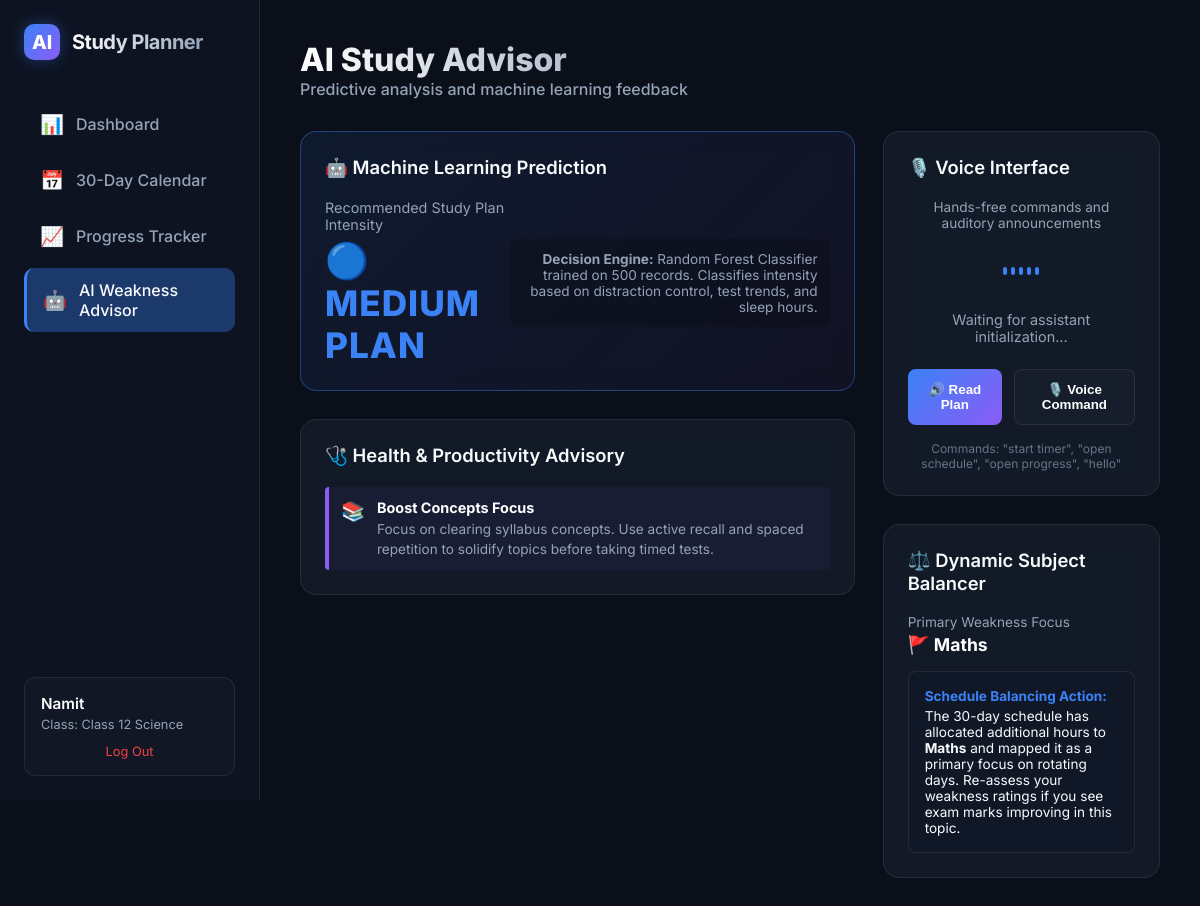
Screenshot of /ai-advisor (signed in) with the database file from the repository.
### tables this page shows
CREATE TABLE users (
            id INTEGER PRIMARY KEY AUTOINCREMENT,
            username TEXT UNIQUE NOT NULL,
            password_hash TEXT NOT NULL,
            name TEXT NOT NULL,
            student_class TEXT NOT NULL,
            mode TEXT DEFAULT 'Boards', -- Boards, ISC, JEE
            days_left_exam INTEGER DEFAULT 30,
            weak_subject TEXT DEFAULT 'Maths',
            study_hours FLOAT DEFAULT 4.0,
            sleep_hours FLOAT DEFAULT 8.0,
            attendance FLOAT DEFAULT 80.0,
            test_score FLOAT DEFAULT 75.0,
            distraction_level INTEGER DEFAULT 5,
            physical_activity FLOAT DEFAULT 1.0,
            maths_difficulty INTEGER DEFAULT 5,
            physics_difficulty INTEGER DEFAULT 5,
            chemistry_difficulty INTEGER DEFAULT 5,
            ai_robotics_difficulty INTEGER DEFAULT 5,
            english_difficulty INTEGER DEFAULT 5,
            physical_education_difficulty INTEGER DEFAULT 5,
            streak INTEGER DEFAULT 0,
            last_activity_date TEXT
        );

### app.py (the view)
@app.route('/ai-advisor')
def ai_advisor():
    if 'user_id' not in session:
        return redirect(url_for('login'))
    user_id = session['user_id']
    user = db.get_user_by_id(user_id)
    plan = predict_study_plan(user)
    today_sub, _ = get_today_subject_and_hours(user_id, user)
    return render_template(
        'ai_advisor.html',
        active_page='ai_advisor',
        user=user,
        study_plan=plan,
        today_subject=today_sub
    )

### app.py (called while the page is built, shortened)
def calculate_productivity_score(user):
    sleep_score = min(20, (user['sleep_hours'] / 8.0) * 20) if user['sleep_hours'] <= 8 else max(0, 20 - (user['sleep_hours'] - 8) * 4)
    attendance_score = (user['attendance'] / 100.0) * 20
    distraction_score = ((10 - user['distraction_level']) / 10.0) * 20
    activity_score = min(10, (user['physical_activity'] / 2.0) * 10)
    test_score_contrib = (user['test_score'] / 100.0) * 30
    total = sleep_score + attendance_score + distraction_score + activity_score + test_score_contrib
    return int(max(0, min(100, total)))

def predict_study_plan(user):
    if model is None:
        score = calculate_productivity_score(user)
        if score < 50:
            return "Heavy"
        elif score > 80:
            return "Light"
        return "Medium"

def get_today_subject_and_hours(user_id, user):
    schedule = db.get_schedule(user_id)
    if not schedule:
        generate_30_day_schedule(user_id, user)
        schedule = db.get_schedule(user_id)
    logs = db.get_user_logs(user_id)
    day_idx = len(logs) % 30
    if day_idx < len(schedule):
        today_row = schedule[day_idx]
        hours = today_row['hours_scheduled']
        if today_row['holiday_mode']:
            hours = round(hours * 0.5, 1)
        return today_row['subject'], hours
    return "Revision + Mock Test", 2.0

### database.py (called while the page is built)
def get_db_connection():
    conn = sqlite3.connect(DB_PATH)
    conn.row_factory = sqlite3.Row
    return conn

def get_user_by_id(user_id):
    conn = get_db_connection()
    user = conn.execute('SELECT * FROM users WHERE id = ?', (user_id,)).fetchone()
    conn.close()
    return user

def get_schedule(user_id):
    conn = get_db_connection()
    schedule = conn.execute('SELECT * FROM study_schedules WHERE user_id = ? ORDER BY day_number ASC', (user_id,)).fetchall()
    conn.close()
    return schedule

def get_user_logs(user_id):
    conn = get_db_connection()
    logs = conn.execute('SELECT * FROM daily_logs WHERE user_id = ? ORDER BY log_date ASC', (user_id,)).fetchall()
    conn.close()
    return logs

### templates/ai_advisor.html (shortened to what this page needs)
{% extends "base.html" %}
{% block content %}
<div class="header-section">
    <div>
        <h1 class="welcome-title">AI Study Advisor</h1>
        <p class="date-indicator">Predictive analysis and machine learning feedback</p>
    </div>
</div>
<div class="dashboard-grid">
    <div class="dashboard-column">
        <div class="glass-card" style="background: linear-gradient(135deg, rgba(59, 130, 246, 0.1), rgba(139, 92, 246, 0.05)); border-color: var(--border-active);">
            <h2 class="card-title">🤖 Machine Learning Prediction</h2>
            <div style="display: flex; align-items: center; justify-content: space-between;">
                <div>
                    <p style="color: var(--text-secondary); font-size: 0.9rem; margin-bottom: 6px;">Recommended Study Plan Intensity</p>
                    <h3 style="font-size: 2.2rem; font-weight: 800; text-transform: uppercase; letter-spacing: 1px; color: white;">
                        {% if study_plan == 'Heavy' %}
                            <span style="color: var(--color-danger);">🔴 {{ study_plan }} Plan</span>
                        {% elif study_plan == 'Light' %}
                            <span style="color: var(--color-success);">🟢 {{ study_plan }} Plan</span>
                        {% else %}
                            <span style="color: var(--color-primary);">🔵 {{ study_plan }} Plan</span>
                        {% endif %}
                    </h3>
                </div>
                <div style="max-width: 320px; font-size: 0.85rem; color: var(--text-secondary); text-align: right; background: rgba(0,0,0,0.2); padding: 12px; border-radius: 8px;">
                    <strong>Decision Engine:</strong> Random Forest Classifier trained on 500 records. Classifies intensity based on distraction control, test trends, and sleep hours.
                </div>
            </div>
        </div>
        <div class="glass-card">
            <h2 class="card-title">🩺 Health & Productivity Advisory</h2>
            <div style="display: flex; flex-direction: column; gap: 16px;">
                {% if user.test_score >= 85 %}
                <div style="display: flex; gap: 12px; align-items: flex-start; padding: 12px; background: rgba(16, 185, 129, 0.05); border-left: 4px solid var(--color-success); border-radius: 4px;">
                    <span style="font-size: 1.2rem;">🎯</span>
                    <div>
                        <strong style="color: white; font-size: 0.9rem; display: block; margin-bottom: 2px;">Excellent Scores Trend</strong>
                        <span style="font-size: 0.85rem; color: var(--text-secondary);">Your current average score of {{ user.test_score }}% is outstanding. We suggest solving JEE Advanced or ISC previous years' question banks to push your capabilities.</span>
                    </div>
                {% else %}
                <div style="display: flex; gap: 12px; align-items: flex-start; padding: 12px; background: rgba(139, 92, 246, 0.05); border-left: 4px solid var(--color-secondary); border-radius: 4px;">
                    <span style="font-size: 1.2rem;">📚</span>
                    <div>
                        <strong style="color: white; font-size: 0.9rem; display: block; margin-bottom: 2px;">Boost Concepts Focus</strong>
                        <span style="font-size: 0.85rem; color: var(--text-secondary);">Focus on clearing syllabus concepts. Use active recall and spaced repetition to solidify topics before taking timed tests.</span>
                    </div>
                </div>
                {% endif %}
            </div>
        </div>
    </div>
    <div class="dashboard-column">
        <div class="glass-card" style="text-align: center;">
            <h2 class="card-title" style="text-align: left;">🎙️ Voice Interface</h2>
            <p style="color: var(--text-secondary); font-size: 0.85rem; margin-bottom: 12px;">Hands-free commands and auditory announcements</p>
            <div class="voice-wave">
                <div class="voice-bar"></div>
                <div class="voice-bar"></div>
                <div class="voice-bar"></div>
                <div class="voice-bar"></div>
                <div class="voice-bar"></div>
            </div>
            <div class="speech-status" id="speech-status">Waiting for assistant initialization...</div>
            <div style="display: flex; gap: 12px; margin-top: 24px; justify-content: center;">
                <button class="btn-timer primary" id="speak-btn" style="padding: 12px 20px;">
                    🔊 Read Plan
                </button>
                <button class="btn-timer" id="listen-btn" style="padding: 12px 20px; background-color: rgba(255,255,255,0.02); border-color: var(--border-glass);">
                    🎙️ Voice Command
                </button>
            </div>
            <div style="margin-top: 16px; font-size: 0.75rem; color: var(--text-muted);">
                Commands: "start timer", "open schedule", "open progress", "hello"
            </div>
        </div>
        <div class="glass-card">
            <h2 class="card-title">⚖️ Dynamic Subject Balancer</h2>
            <div style="margin-bottom: 16px;">
                <div style="font-size: 0.85rem; color: var(--text-secondary); margin-bottom: 4px;">Primary Weakness Focus</div>
                <div style="font-size: 1.1rem; font-weight: 700; color: white;">
                    🚩 {{ user.weak_subject }}
                </div>
            </div>
            <div style="background-color: rgba(15, 23, 42, 0.4); border: 1px solid var(--border-glass); border-radius: 8px; padding: 16px; font-size: 0.85rem;">
                <strong style="color: var(--color-primary); display: block; margin-bottom: 4px;">Schedule Balancing Action:</strong>
                {% if user.weak_subject %}
                    The 30-day schedule has allocated additional hours to <strong>{{ user.weak_subject }}</strong> and mapped it as a primary focus on rotating days. Re-assess your weakness ratings if you see exam marks improving in this topic.
                {% else %}
                    No weak subject set in your settings. Update your parameters in the Calendar Settings to balance your daily hours.
                {% endif %}
            </div>
        </div>
    </div>
</div>
{% endblock %}

### templates/base.html (shortened to what this page needs)
<!DOCTYPE html>
<html lang="en">
<head>
    <link rel="stylesheet" href="{{ url_for('static', filename='css/style.css') }}">
</head>
<body>
    <div class="app-wrapper">
        <aside class="sidebar">
            <div class="logo-container">
                <div class="logo-icon">AI</div>
                <div class="logo-text">Study Planner</div>
            </div>
            <nav>
                <ul class="menu-list">
                    <li class="menu-item {% if active_page == 'dashboard' %}active{% endif %}">
                        <a href="/dashboard">
                            <span class="menu-icon">📊</span> Dashboard
                        </a>
                    </li>
                    <li class="menu-item {% if active_page == 'calendar' %}active{% endif %}">
                        <a href="/calendar">
                            <span class="menu-icon">📅</span> 30-Day Calendar
                        </a>
                    </li>
                    <li class="menu-item {% if active_page == 'progress' %}active{% endif %}">
                        <a href="/progress">
                            <span class="menu-icon">📈</span> Progress Tracker
                        </a>
                    </li>
                    <li class="menu-item {% if active_page == 'ai_advisor' %}active{% endif %}">
                        <a href="/ai-advisor">
                            <span class="menu-icon">🤖</span> AI Weakness Advisor
                        </a>
                    </li>
                </ul>
            </nav>
            <div class="user-profile-summary">
                <div class="user-name">{{ session.get('name', 'Student') }}</div>
                <div class="user-class">Class: {{ session.get('class', 'N/A') }}</div>
                <a href="/logout" class="logout-btn">Log Out</a>
            </div>
        </aside>
        <main class="main-content">
            {% block content %}{% endblock %}
        </main>
    </div>
</body>
</html>

### static/css/style.css (style rules this page uses)
:root { --bg-main: #0b0f19; --bg-card: rgba(30, 41, 59, 0.45); --border-glass: rgba(255, 255, 255, 0.08); --border-active: rgba(59, 130, 246, 0.4); --text-primary: #f8fafc; --text-secondary: #94a3b8; --text-muted: #64748b; --color-primary: #3b82f6; --color-primary-glow: rgba(59, 130, 246, 0.35); --color-secondary: #8b5cf6; --color-success: #10b981; --color-warning: #f59e0b; --color-danger: #ef4444; --font-sans: 'Inter', -apple-system, BlinkMacSystemFont, "Segoe UI", Roboto, sans-serif; --transition-smooth: all 0.3s cubic-bezier(0.4, 0, 0.2, 1); --border-radius: 16px; }
* { margin: 0; padding: 0; box-sizing: border-box; }
body { background-color: var(--bg-main); color: var(--text-primary); font-family: var(--font-sans); min-height: 100vh; display: flex; overflow-x: hidden; }
.app-wrapper { display: flex; width: 100%; min-height: 100vh; }
.sidebar { width: 260px; background-color: #0d1321; border-right: 1px solid var(--border-glass); display: flex; flex-direction: column; padding: 24px; position: fixed; height: 100vh; z-index: 100; }
.logo-container { display: flex; align-items: center; gap: 12px; margin-bottom: 40px; }
.logo-icon { width: 36px; height: 36px; background: linear-gradient(135deg, var(--color-primary), var(--color-secondary)); border-radius: 10px; display: flex; align-items: center; justify-content: center; font-weight: 800; color: white; font-size: 1.2rem; box-shadow: 0 0 15px var(--color-primary-glow); }
.logo-text { font-size: 1.25rem; font-weight: 700; letter-spacing: -0.5px; background: linear-gradient(to right, #ffffff, #94a3b8); -webkit-background-clip: text; -webkit-text-fill-color: transparent; }
.menu-list { list-style: none; display: flex; flex-direction: column; gap: 8px; }
.menu-item a { display: flex; align-items: center; gap: 12px; padding: 12px 16px; color: var(--text-secondary); text-decoration: none; font-weight: 500; border-radius: 10px; transition: var(--transition-smooth); }
.menu-item a:hover, .menu-item.active a { color: var(--text-primary); background-color: rgba(255, 255, 255, 0.05); }
.menu-item.active a { background-color: var(--color-primary-glow); border-left: 3px solid var(--color-primary); }
.menu-icon { font-size: 1.2rem; }
.user-profile-summary { margin-top: auto; padding: 16px; background: rgba(255, 255, 255, 0.02); border-radius: 12px; border: 1px solid var(--border-glass); }
.user-name { font-weight: 600; font-size: 0.95rem; margin-bottom: 4px; white-space: nowrap; overflow: hidden; text-overflow: ellipsis; }
.user-class { font-size: 0.8rem; color: var(--text-secondary); }
.logout-btn { display: block; margin-top: 12px; text-align: center; color: var(--color-danger); font-size: 0.8rem; text-decoration: none; transition: var(--transition-smooth); }
.main-content { margin-left: 260px; flex: 1; padding: 40px; min-height: 100vh; }
.header-section { display: flex; justify-content: space-between; align-items: center; margin-bottom: 32px; }
.welcome-title { font-size: 2rem; font-weight: 800; background: linear-gradient(to right, white, #94a3b8); -webkit-background-clip: text; -webkit-text-fill-color: transparent; }
.date-indicator { color: var(--text-secondary); font-weight: 500; }
.dashboard-grid { display: grid; grid-template-columns: 2fr 1fr; gap: 28px; }
.dashboard-column { display: flex; flex-direction: column; gap: 28px; }
.glass-card { background: var(--bg-card); backdrop-filter: blur(12px); border: 1px solid var(--border-glass); border-radius: var(--border-radius); padding: 24px; transition: var(--transition-smooth); }
.card-title { font-size: 1.15rem; font-weight: 600; margin-bottom: 20px; display: flex; align-items: center; gap: 8px; }
.btn-timer { background-color: #1e293b; border: 1px solid var(--border-glass); color: white; padding: 10px 20px; border-radius: 8px; font-weight: 600; cursor: pointer; transition: var(--transition-smooth); }
.btn-timer.primary { background: linear-gradient(135deg, var(--color-primary), var(--color-secondary)); border: none; }
.voice-wave { display: flex; align-items: center; justify-content: center; gap: 4px; height: 40px; margin: 20px 0; }
.voice-bar { width: 4px; height: 8px; background-color: var(--color-primary); border-radius: 2px; transition: var(--transition-smooth); }
.speech-status { text-align: center; color: var(--text-secondary); font-size: 0.9rem; min-height: 20px; }

### rows the page displays
users: get "Namit", get "Class 12 Science", weak_subject "Maths"

### other values shown
{{ study_plan }} "MEDIUM"
